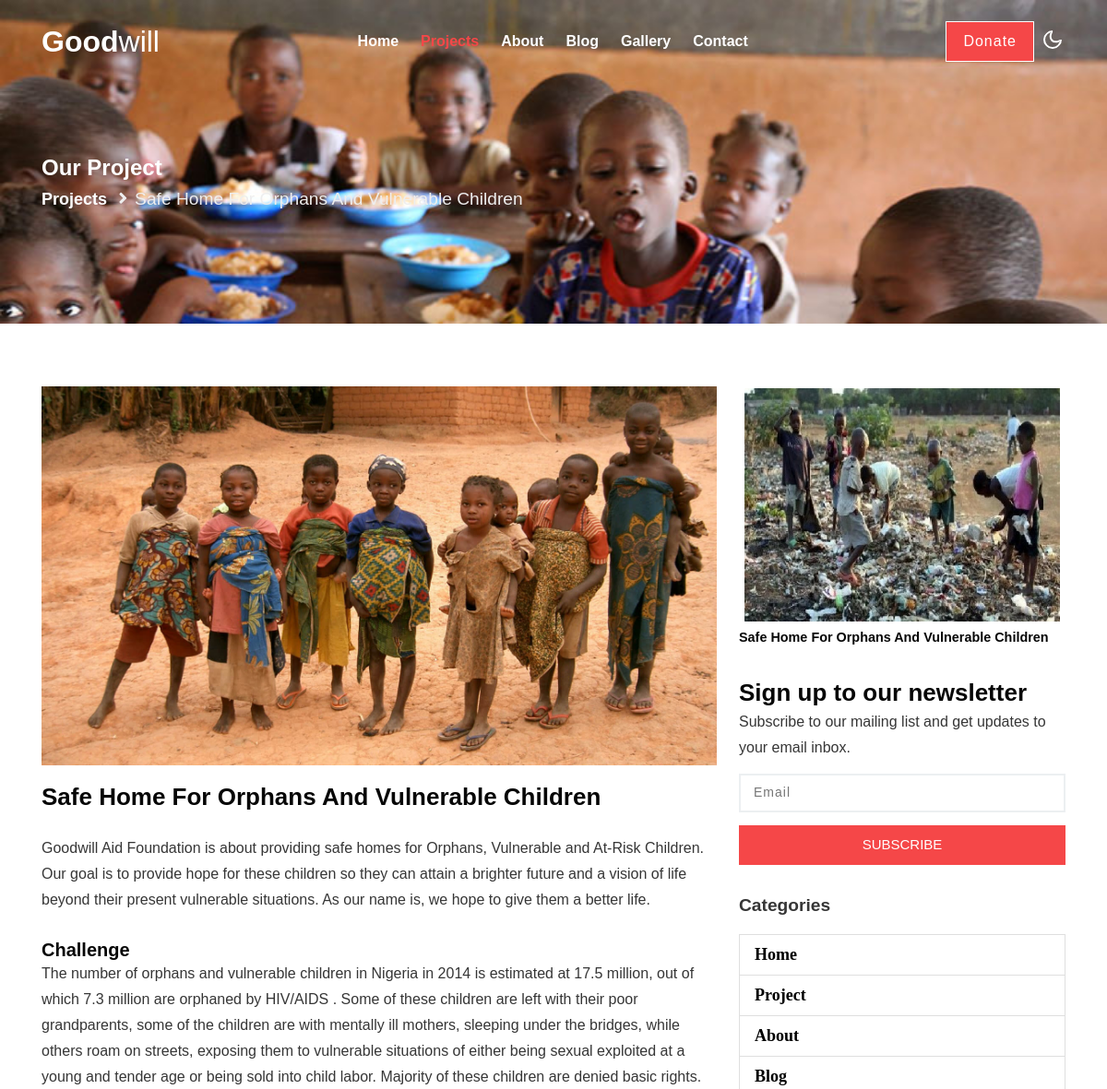
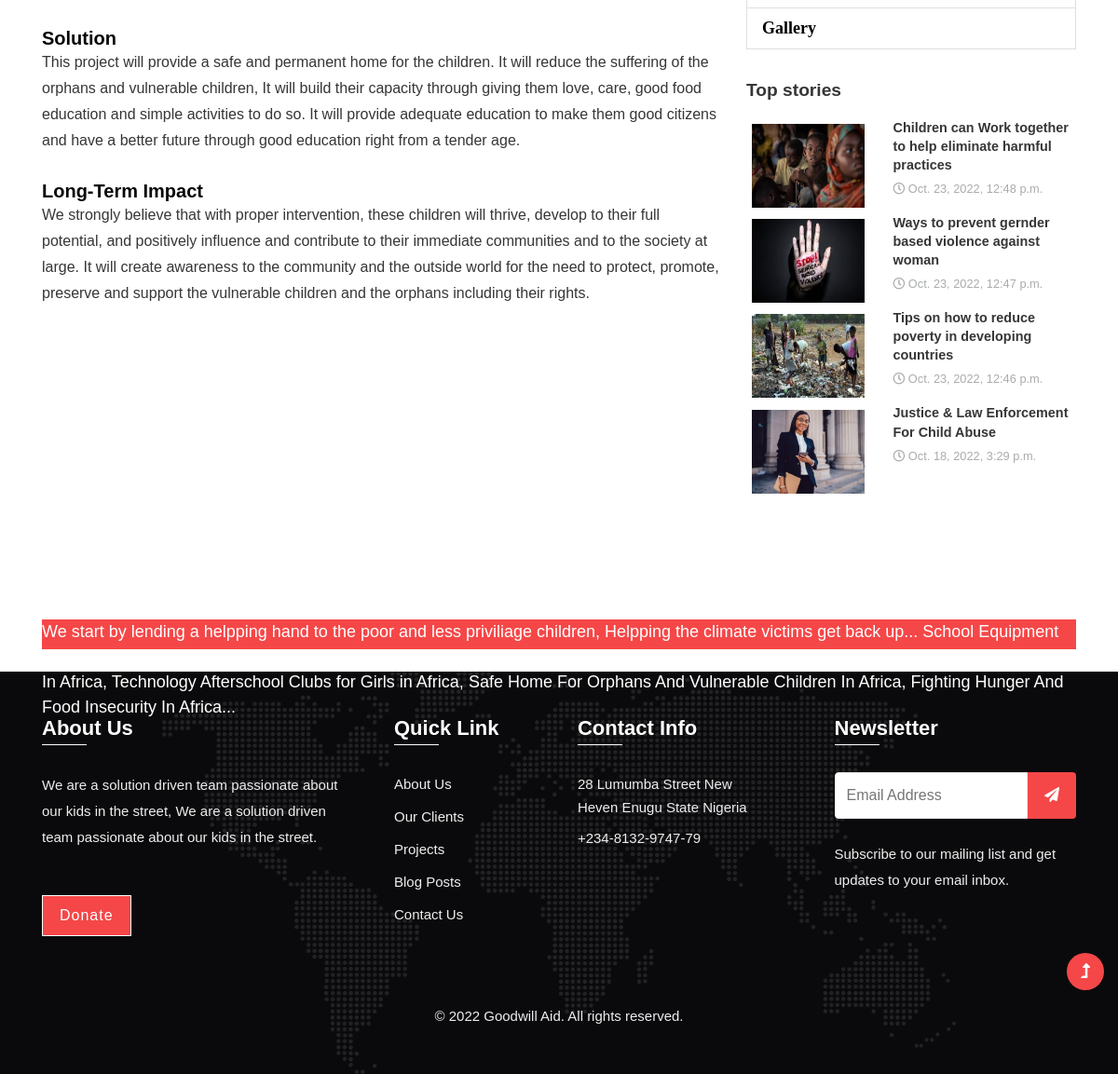
The page /project/safe-home-for-orphans-and-vulnerable-children/ on the database its author committed (2 pictures, top to bottom).
### ngo/models.py (models this page shows, shortened)
class Service(models.Model):
    title = models.CharField(max_length=550)
    slug = models.SlugField(max_length=550,null=True,blank=True)
    published = models.BooleanField(default=True,null=True,blank=True)
    date_posted = models.DateTimeField(default=datetime.now, null=True,blank=True )
    serviceimg = models.ImageField(default='serviceimg.jpg')
    serviceimg_1 = models.ImageField(null=True,blank=True )
    body = RichTextField()

### blog/models.py (models this page shows, shortened)
class Blog(models.Model):
    title = models.CharField(max_length=550)
    slug = models.SlugField(max_length=550,null=True,blank=True)
    published = models.BooleanField(default=True,null=True,blank=True)
    date_posted = models.DateTimeField(default=datetime.now, null=True,blank=True )
    blogimg = models.ImageField(default='blogimg.jpg')
    blogimg_1 = models.ImageField(null=True,blank=True)
    body = RichTextField()

### ngo/views.py (the view)
# urls.py: path('project/<slug:slug_id>/',views.project,name='project'),
def project(request,slug_id):
    project = Service.objects.filter(slug=slug_id).first()
    blog = Blog.objects.order_by('-date_posted').filter(published=True)[:4]
    context = {
        'post': project,
        'blog': blog
    }
    return render(request,'ngo/project.html',context)

### templates/ngo/project.html (shortened to what this page needs)
{% extends "base.html" %}
{% load static %}
{% block content %}
 <section class="Project py-5">
    <div class="king-breadcrumb py-lg-5">
        <div class="container pt-4 pb-sm-4">
            <h4 class="inner-text-title font-weight-bold pt-sm-5 pt-4">Our Project</h4>
            <ul class="breadcrumbs-custom-path">
                <li><a style="font-size: larger;" href="{% url 'projects' %}">Projects</a></li>
                <li style="font-size: larger;" class="active"><i class="fas fa-angle-right mx-2"></i>{{ post.title}}</li>
            </ul>
        </div>
    </div>
</section>
<section style="margin-top: -6rem !important;" class="about-section py-5">
    <div class="container py-md-5 py-4">
        <div class="row mt-sm-5 mt-4">
            {% if post %}
                <div class="col-lg-8 mt-lg-0 mt-4 ">
                    {% if post.serviceimg %}
                    <img src="{{post.serviceimg_1.url}}" alt="Charity Foundation in Africa, Charity Foundation in Nigeria  Help the Poor, Save The Children In Africa" class="img-fluid radius-image py-3">
                    {% endif %}
                    <h3 class="title-style mb-4">{{ post.title}}</h3>
                    <p>{{post.body | safe}}</p>
                </div>
            {% endif %}
            <aside class="col-lg-4 mt-3 agileits-kings-right-blog-con text-right">
                <div class="right-blog-info text-left">
                    <div class="tech-btm">
                        <img src="{{post.serviceimg.url}}" class="img-fluid" alt="">
                        <h5  >{{ post.title}}</h5>
                    </div>
                    <div class="tech-btm">
                        <h3 class="title-style">Sign up to our newsletter</h3>
                        <p>Subscribe to our mailing list and get updates to your email inbox.</p>
                        <form action="#" method="post">
                            <input type="email" placeholder="Email" required="">
                            <input style="background: var(--primary-color);" type="submit" value="Subscribe">
                        </form>
                    </div>
                    <div style="font-weight: bold; font-family: 'Courier New', Courier, monospace;" class="tech-btm">
                        <h4>Categories</h4>
                        <ul class="service-list">
                            <li class="list-group-item service-link d-flex justify-content-between align-items-center">
                              <a style="color: var(--font-color)!important; color: black!important; font-family: 'Nunito'; font-size: large;"   href="{% url 'index' %}">Home</a>
                            </li>
                            <li class="list-group-item service-link d-flex justify-content-between align-items-center">
                                <a style="color: var(--font-color)!important; color: black!important; font-family: 'Nunito'; font-size: large;" href="{% url 'projects' %}">Project</a>
                              </li>
                            <li class="list-group-item service-link d-flex justify-content-between align-items-center">
                                <a style="color: var(--font-color)!important; color: black!important; font-family: 'Nunito'; font-size: large;"  href="{% url 'about' %}">About</a>
                            </li>
                            <li class="list-group-item service-link d-flex justify-content-between align-items-center">
                                <a style="color: var(--font-color)!important; color: black!important; font-family: 'Nunito'; font-size: large; " href="{% url 'blog' %}">Blog</a>
                            </li>
                            <li class="list-group-item service-link d-flex justify-content-between align-items-center">
                                <a style="color: var(--font-color)!important; color: black!important; font-family: 'Nunito'; font-size: large; "  href="{% url 'gallery' %}">Gallery</a>
                            </li>
                          </ul>
                    </div>
                    <div class="tech-btm">
                        <h4>Top stories </h4>
                        <div class="blog-grids row mb-3">
                            {% if blog %}
                            {% for item in blog %}
                            <div class="col-md-5 blog-grid-left">
                                <a href="{% url 'blog' item.slug %}">
                                    <img style="border: none;" src="{{item.blogimg.url}}" class="img-fluid" alt="">
                                </a>
                            </div>
                            <div class="col-md-7 blog-grid-right">
                                <h5>
                                    <a href="{% url 'blog' item.slug %}">{{item.title}}</a>
                                </h5>
                                <div class="sub-meta">
                                    <span>
                                        <i class="far fa-clock"></i> {{ item.date_posted }}</span>
                                </div>
                            </div>
                            {% endfor %}
                            {% endif %}
                        </div>
                    </div>
                </div>
            </aside>
        </div>
    </div>
</section>
<div class="container">
    <div class="row">
        <div class="col-md-12">
            <marquee style="background-color: var(--primary-color);  color: white; height: 2rem; font-size: large; font-weight: 500;" behavior="" direction="left">We start by lending a helpping hand to the poor and less priviliage children,   Helpping the climate victims get back up...  School Equipment for 400,000 Kids in Africa,  Provide Access to Clean Water,  Hope For Disabled People,  Sustain A School For 200,000 Children In Rural Area In Africa, Technology Afterschool Clubs for Girls in Africa,  Safe Home For Orphans And Vulnerable Children In Africa,  Fighting Hunger And Food Insecurity In Africa...</marquee>
        </div>
    </div>
</div>
<br>
{% endblock content %}

### rows shown on the page
Service: title "Safe Home For Orphans And Vulnerable Children", serviceimg_1 (picture), body "Goodwill Aid Foundation is about providing safe homes for Orphans, Vulnerable and At-Risk Children. Our goal is to provide hope for these children so they can attain a brighter future and a vision of life beyond their present vulnerable situations. As our name is, we hope to give them a better life. Challenge The number of orphans and vulnerable children in Nigeria in 2014 is estimated at 17.5 million, out of which 7.3 million are orphaned by HIV/AIDS . Some of these children are left with their poor grandparents, some of the children are with mentally ill mothers, sleeping under the bridges, while others roam on streets, exposing them to vulnerable situations of either being sexual…", serviceimg (picture)
Blog: blogimg (picture), title "Children can Work together to help eliminate harmful practices", date_posted "Oct. 23, 2022, 12:48 p.m."
Blog: blogimg (picture), title "Ways to prevent gernder based violence against woman", date_posted "Oct. 23, 2022, 12:47 p.m."
Blog: blogimg (picture), title "Tips on how to reduce poverty in developing countries", date_posted "Oct. 23, 2022, 12:46 p.m."
Blog: blogimg (picture), title "Justice & Law Enforcement For Child Abuse", date_posted "Oct. 18, 2022, 3:29 p.m."
